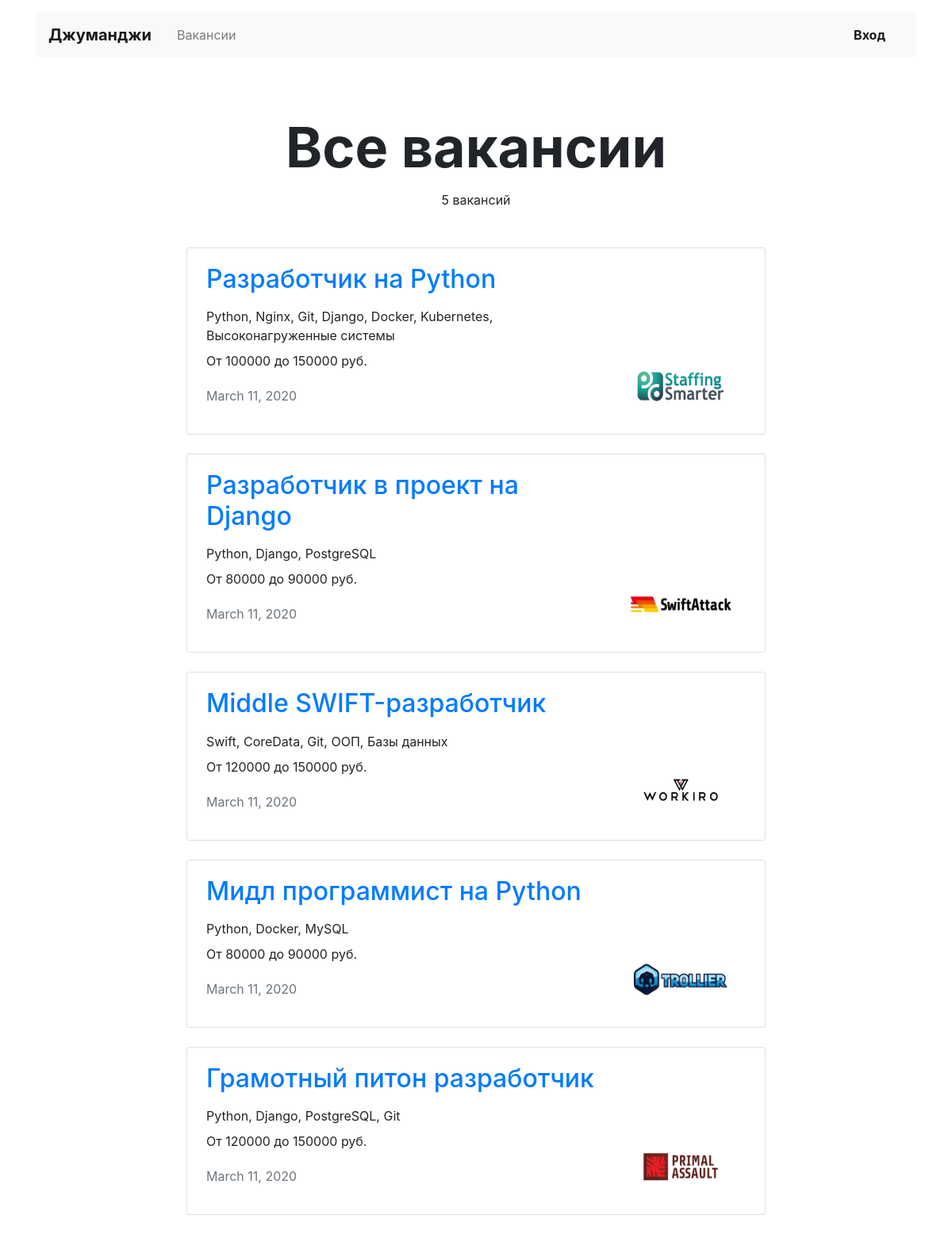
Page /vacancies/ on the committed database.
### vacancies/models.py (models this page shows)
class Vacancy(models.Model):
    title = CharField(max_length=256)
    specialty = ForeignKey(Specialty, related_name="vacancies", on_delete=CASCADE)
    company = ForeignKey(Company, related_name="vacancies", on_delete=CASCADE)
    skills = TextField()
    description = TextField()
    salary_min = IntegerField()
    salary_max = IntegerField()
    published_at = DateField()

class Company(models.Model):
    name = CharField(max_length=256)
    location = CharField(max_length=256)
    logo = URLField(default='https://place-hold.it/100x60')
    description = TextField()
    employee_count = IntegerField()

### vacancies/views.py (the view)
# urls.py: path('vacancies/', ListAllVacancyView.as_view()),
class ListAllVacancyView(TemplateView):
    template_name = "vacancies.html"
    def get_context_data(self, **kwargs):
        context = super(ListAllVacancyView, self).get_context_data(**kwargs)
        context['vacancies'] = Vacancy.objects.all()
        return context

### vacancies/templates/vacancies.html
{% extends 'base.html' %}
{% block container %}
  <main class="container mt-3">
    <section>
      <h1 class="h1 text-center mx-auto mt-4 pt-5" style="font-size: 70px;"><strong>{% if specialty.title %}{{ specialty.title }}{% else %}Все вакансии{% endif %}</strong></h1>
      <p class="text-center pt-1">{{ vacancies|length }} вакансий</p>
      <div class="row mt-5">
        <div class="col-12 col-lg-8 offset-lg-2 m-auto">
          {% for vacancy in vacancies%}
          <div class="card mb-4">
            <div class="card-body px-4">
              <div class="row">
                <div class="col-12 col-md-8 col-lg-9">
                  <a href="/vacancies/{{ vacancy.id }}"><h2 class="h2 pb-2">{{ vacancy.title }}</h2></a>
                  <p class="mb-2">{{ vacancy.skills }}</p>
                  <p>От {{ vacancy.salary_min }} до {{ vacancy.salary_max }} руб.</p>
                  <p class="text-muted pt-1">{{ vacancy.published_at }}</p>
                </div>
                <div class="col-12 col-md-4 col-lg-3 d-flex align-items-end">
                  <a href="/companies/{{ vacancy.company.id }}"><img src="/static/{{ vacancy.company.logo }}" width="130" height="80" alt=""></a>
                </div>
              </div>
            </div>
          </div>
          {% endfor %}
        </div>
      </div>
    </section>
  </main>
{% endblock %}

### vacancies/templates/base.html (shortened to what this page needs)
<!DOCTYPE html>
<html lang="ru">
<head>
  <link rel="stylesheet" href="https://stackpath.bootstrapcdn.com/bootstrap/4.3.1/css/bootstrap.min.css">
</head>
<body>
  <header class="container mt-3">
    <nav class="navbar navbar-expand-lg navbar-light bg-light">
      <a class="navbar-brand mr-4 font-weight-bold" href="/">Джуманджи</a>
      <div class="collapse navbar-collapse justify-content-between" id="navbarNav">
        <ul class="navbar-nav col-10">
          <li class="nav-item">
            <a class="nav-link" href="/vacancies/">Вакансии</a>
          </li>
        </ul>
        <ul class="navbar-nav col-2 justify-content-end">
          <li class="nav-item active">
            <a href="#" class="nav-link font-weight-bold">Вход</a>
          </li>
        </ul>
      </div>
    </nav>
  </header>
  {% block container %} {% endblock %}
</body>
</html>

### rows in the picture
Vacancy: title "Разработчик на Python", skills "Python, Nginx, Git, Django, Docker, Kubernetes, Высоконагруженные системы", salary_min "100000", salary_max "150000", published_at "March 11, 2020", company.logo (picture)
Vacancy: title "Разработчик в проект на Django", skills "Python, Django, PostgreSQL", salary_min "80000", salary_max "90000", published_at "March 11, 2020", company.logo (picture)
Vacancy: title "Middle SWIFT-разработчик", skills "Swift, CoreData, Git, ООП, Базы данных", salary_min "120000", salary_max "150000", published_at "March 11, 2020", company.logo (picture)
Vacancy: title "Мидл программист на Python", skills "Python, Docker, MySQL", salary_min "80000", salary_max "90000", published_at "March 11, 2020", company.logo (picture)
Vacancy: title "Грамотный питон разработчик", skills "Python, Django, PostgreSQL, Git", salary_min "120000", salary_max "150000", published_at "March 11, 2020", company.logo (picture)

### other values in the picture
{{ vacancies|length }} "5"
